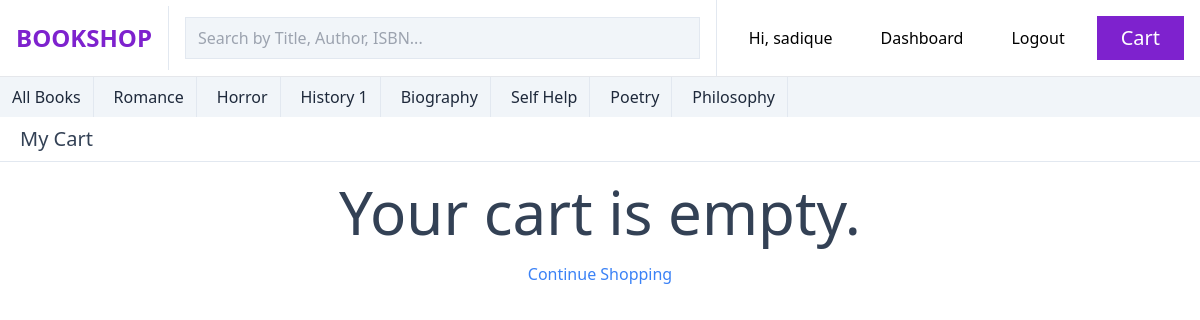
The page /cart/ (signed in) on the database as committed earlier.
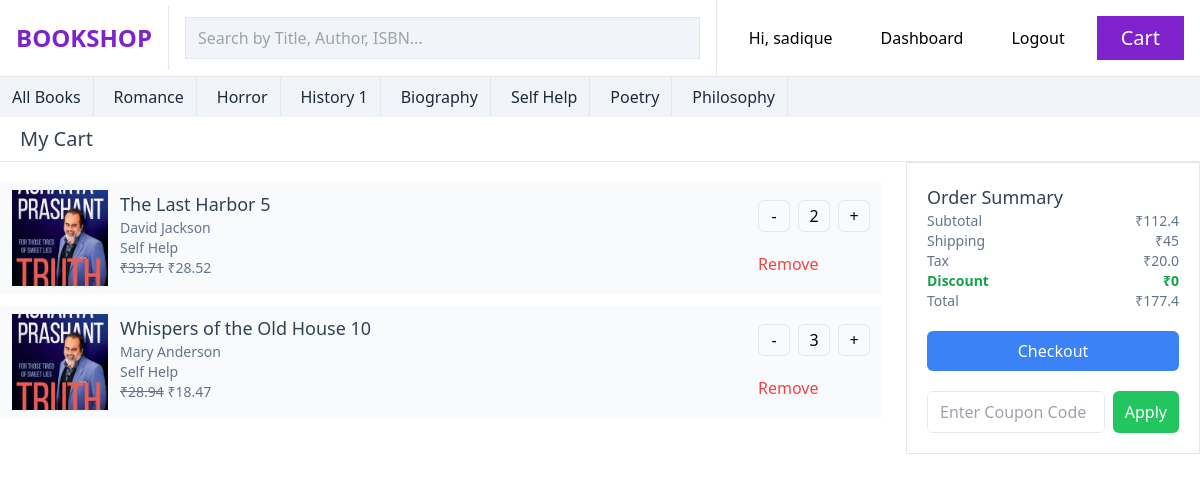
The same page on the database as committed later.
### ecom/models.py (models this page shows, shortened)
class Genere(models.Model):
    title = models.CharField(max_length=200)
    slug= models.CharField(max_length=200)
    description = models.TextField(null=True, blank=True)

class OrderItem(models.Model):
    order_id = models.ForeignKey(Order, on_delete=models.CASCADE, related_name="order_items")
    book_id = models.ForeignKey(Book, on_delete=models.CASCADE)
    quantity = models.IntegerField(default=1)

class Book(models.Model):
    title = models.CharField(max_length=200)
    slug = models.CharField(max_length=200)
    price = models.FloatField()
    discount_price = models.FloatField(null=True, blank=True)
    description = models.TextField()
    no_of_pages = models.IntegerField(default=0)
    author = models.ForeignKey(Author, on_delete=models.CASCADE, related_name="authors")
    genere = models.ForeignKey(Genere, on_delete=models.CASCADE, related_name="category")
    cover_image = models.ImageField(upload_to="books/cover")
    edition = models.CharField(default="Lastest Edition")
    isbn = models.CharField(max_length=200)

class Author(models.Model):
    name = models.CharField(max_length=200)
    slug = models.CharField(max_length=200)
    email = models.EmailField(null=True, blank=True)
    contact = models.CharField(max_length=20, null=True, blank=True)

class Order(models.Model):
    user_id = models.ForeignKey(User, on_delete=models.CASCADE)
    total_price = models.FloatField()
    order_date = models.DateTimeField(auto_now_add=True)
    payment_id = models.ForeignKey(Payment, on_delete=models.CASCADE,null=True, blank=True)
    coupon_id = models.ForeignKey(Coupon, on_delete=models.SET_NULL, null=True, blank=True)
    address_id = models.ForeignKey(Address, on_delete=models.CASCADE, null=True, blank=True)
    def get_total_price(self):
        total_price = 0
        for item in self.order_items.all():
            if item.book_id.discount_price:
                total_price += item.book_id.discount_price * item.quantity
            else:
                total_price += item.book_id.price * item.quantity
        return round(total_price, 1)
    def get_shipping_charge(self):
        if self.get_total_price() < 500:
            return 45
        else:
            return 0
    def get_tax_price(self):
        return round(self.get_total_price() * 0.18, 0)
    def get_discount_amount(self):
        if self.coupon_id:
            return self.coupon_id.discount_amount
        else:
            return 0
    def get_total_payable_price(self):
        return self.get_total_price() + self.get_shipping_charge() + self.get_tax_price() - self.get_discount_amount()

### ecom/views.py (the view)
# urls.py: path("cart/", cart, name="cart"),
def cart(req):
    cart_items = OrderItem.objects.filter(order_id__user_id=req.user, order_id__payment_id=None)
    order = Order.objects.filter(user_id=req.user, payment_id=None)
    if order.exists():
        order = order[0]
    generes = Genere.objects.all()
    return render(req, "cart.html",{"cart_items":cart_items, "order":order, "generes":generes})

### ecom/templates/cart.html (shortened to what this page needs)
{% extends "base.html" %}
{% block content %}
<div class="w-full">
    <div class="border-b border-slate-200 px-5 py-2">
        <h2 class="text-xl font-normal text-slate-700">My Cart</h2>
    </div>
    {% if order %}
    <div class="flex gap-6">
        <div class="w-9/12">
        <div class="flex flex-col gap-3 mt-5">
            {% for item in cart_items %}
                <div class="flex gap-3 justify-between bg-slate-50 px-3 py-2">
                   <div class="flex gap-3">
                     <div class="w-24 h-24">
                        <img src="{{ item.book_id.cover_image.url }}" alt="{{ item.book_id.title }}" class="w-full h-full object-cover">
                    </div>
                    <div class="flex flex-col">
                        <h3 class="text-lg font-medium text-slate-700">{{ item.book_id.title }}</h3>
                        <p class="text-sm text-slate-500">{{ item.book_id.author.name }}</p>
                        <p class="text-sm text-slate-500">{{ item.book_id.genere.title }}</p>
                        <p class="text-sm text-slate-500"><del class="">₹{{ item.book_id.price }}</del>
                                                            <span class="">₹{{ item.book_id.discount_price }}</span>
                        </p>
                    </div>
                </div>
                   <div class="flex gap-5 flex-col justify-center">
                    <div class="flex items-center gap-2">
                        <a href="{% url 'minus_from_cart' item.book_id.slug %}" class="w-8 h-8 border border-slate-200 rounded-md flex items-center justify-center">-</a>
                        <span class="w-8 h-8 border border-slate-200 rounded-md flex items-center justify-center">{{ item.quantity }}</span>
                        <a href="{% url 'add_to_cart' item.book_id.slug %}" class="w-8 h-8 border border-slate-200 rounded-md flex items-center justify-center">+</a>
                    </div>
                    <a href="{% url 'remove_from_cart' item.book_id.slug %}" class="text-red-500">Remove</a>
                </div>
                </div>
            {% endfor %}
        </div>
    </div>
    <div class="w-3/12">
        <div class="border border-slate-200 p-5">
            <h3 class="text-lg font-medium text-slate-700">Order Summary</h3>
            <div class="flex justify-between">
                <span class="text-sm text-slate-500">Subtotal</span>
                <span class="text-sm text-slate-500">₹{{ order.get_total_price }}</span>
            </div>
            <div class="flex justify-between">
                <span class="text-sm text-slate-500">Shipping</span>
                <span class="text-sm text-slate-500">
                    {% if order.get_shipping_charge > 0 %}
                            ₹{{ order.get_shipping_charge }}
                    {% else %}
                            <span class="text-green-600 font-semibold">Free</span>
                    {% endif %}</span>
            </div>
            <div class="flex justify-between">
                <span class="text-sm text-slate-500">Tax</span>
                <span class="text-sm text-slate-500">₹{{ order.get_tax_price }}</span>
            </div>
            <div class="flex justify-between text-green-600 font-semibold">
                <span class="text-sm">Discount</span>
                <span class="text-sm">₹{{ order.get_discount_amount }}</span>
            </div>
            <div class="flex justify-between">
                <span class="text-sm text-slate-500">Total</span>
                <span class="text-sm text-slate-500">₹{{ order.get_total_payable_price }}</span>
            </div>
            <div class="mt-5">
                <a href="{% url 'checkout' %}" class="w-full bg-blue-500 text-white py-2 rounded-md text-center block">Checkout</a>
            </div>
            {% if order.coupon_id %}
                <div class="mt-5 p-3 bg-green-50 border border-green-200 rounded">
                    <p class="text-sm text-green-600">Coupon Applied: <span class="font-medium">{{ order.coupon_id.code }}</span></p>
                    <p class="text-sm text-green-600">Discount Amount: ₹{{ order.coupon_id.discount_amount }}</p>
                    <a href="{% url 'remove_coupon' %}" class="text-red-500 text-sm">Remove Coupon</a>
                </div>
            {% else %}
                <form action="{% url 'apply_coupon' %}" method="post" class="mt-5">
                    <div class="flex gap-2">
                        <input type="text" name="code" placeholder="Enter Coupon Code" class="w-full border border-slate-200 rounded-md px-3 py-2">
                        <button type="submit" class="bg-green-500 text-white px-3 py-2 rounded-md">Apply</button>
                    </div>
                </form>
            {% endif %}
        </div>
    </div>
    {% else %}
    <div class="mt-5 flex flex-col gap-5 items-center justify-center">
        <h1 class="text-6xl font-medium text-slate-700">Your cart is empty.</h1>
        <a href="{% url 'homepage' %}" class="text-blue-500">Continue Shopping</a>
    </div>
    {% endif %}
</div>
</div>
{% endblock %}

### ecom/templates/base.html (shortened to what this page needs)
<!DOCTYPE html>
<html lang="en">
<head>
    <script src="https://cdn.tailwindcss.com"></script>
</head>
<body>
    {% include "header.html" %}
    {%block content%}
    {% endblock %}
</body>
</html>

### ecom/templates/header.html (shortened to what this page needs)
<div class="flex flex-1 bg-white border-b gap-4 items-center justify-between">
     <a href="{% url 'homepage' %}" class="text-purple-700 p-4 font-semibold uppercase text-2xl border-r border-slate-200 h-fit">BookShop</a>
      <form action="{% url 'filter' %}" method="get" class="flex-1">
        <input type="text" name="search" class="border w-full bg-slate-100 placeholder:font-light border-slate-200 px-3 py-2" placeholder="Search by Title, Author, ISBN...">
      </form>
       <div class="p-4 border-l border-slate-200 items-center flex h-fit gap-4">
           {% if user.is_authenticated %}
            <a href="{% url 'homepage' %}" class="px-4">Hi, {{request.user.first_name}}</a>
            {% if user.is_superuser %}
              <a href="{% url 'admin_index' %}" class="px-4">Dashboard</a>
            {% endif %}
            <a href="{% url 'logout' %}" class="px-4">Logout</a>
           {% else %}
             <a href="{% url 'login' %}" class="px-4">Login</a>
            <a href="{% url 'register' %}" class="px-4">Register</a>
           {% endif %}
            <a href="{% url 'cart' %}" class="px-6 text-xl bg-purple-700 text-white py-2">Cart</a>
       </div>
</div>
<div class="flex flex-1 bg-slate-100 overflow-x-auto gap-2">
    <a href="{% url 'homepage' %}" class="text-slate-800  py-2 hover:bg-slate-200 h- border-r px-3 border-slate-200">All Books</a>
    {% for genere in generes %}
    <a href="{% url 'category_filter' genere.slug %}" class="text-slate-800  py-2 hover:bg-slate-200 h- border-r px-3 border-slate-200">{{genere.title}}</a>
    {% endfor %}
</div>

Rows that differ between the two databases and show on the page:
added OrderItem: book_id.cover_image (picture), book_id "The Last Harbor 5", book_id.author.name "David Jackson", book_id.genere "Self Help", book_id.price "33.71", book_id.discount_price "28.52", quantity "2"
added OrderItem: book_id.cover_image (picture), book_id "Whispers of the Old House 10", book_id.author.name "Mary Anderson", book_id.genere "Self Help", book_id.price "28.94", book_id.discount_price "18.47", quantity "3"
added Order: get_total_price "112.4", get_shipping_charge "45", get_tax_price "20.0", get_discount_amount "0", get_total_payable_price "177.4"
Other text that changed with them:
text no longer shown: "Your cart is empty. Continue Shopping"
text now shown: "Order Summary Subtotal ₹ Shipping ₹ Tax ₹ Discount ₹ Total ₹ Checkout Apply"
